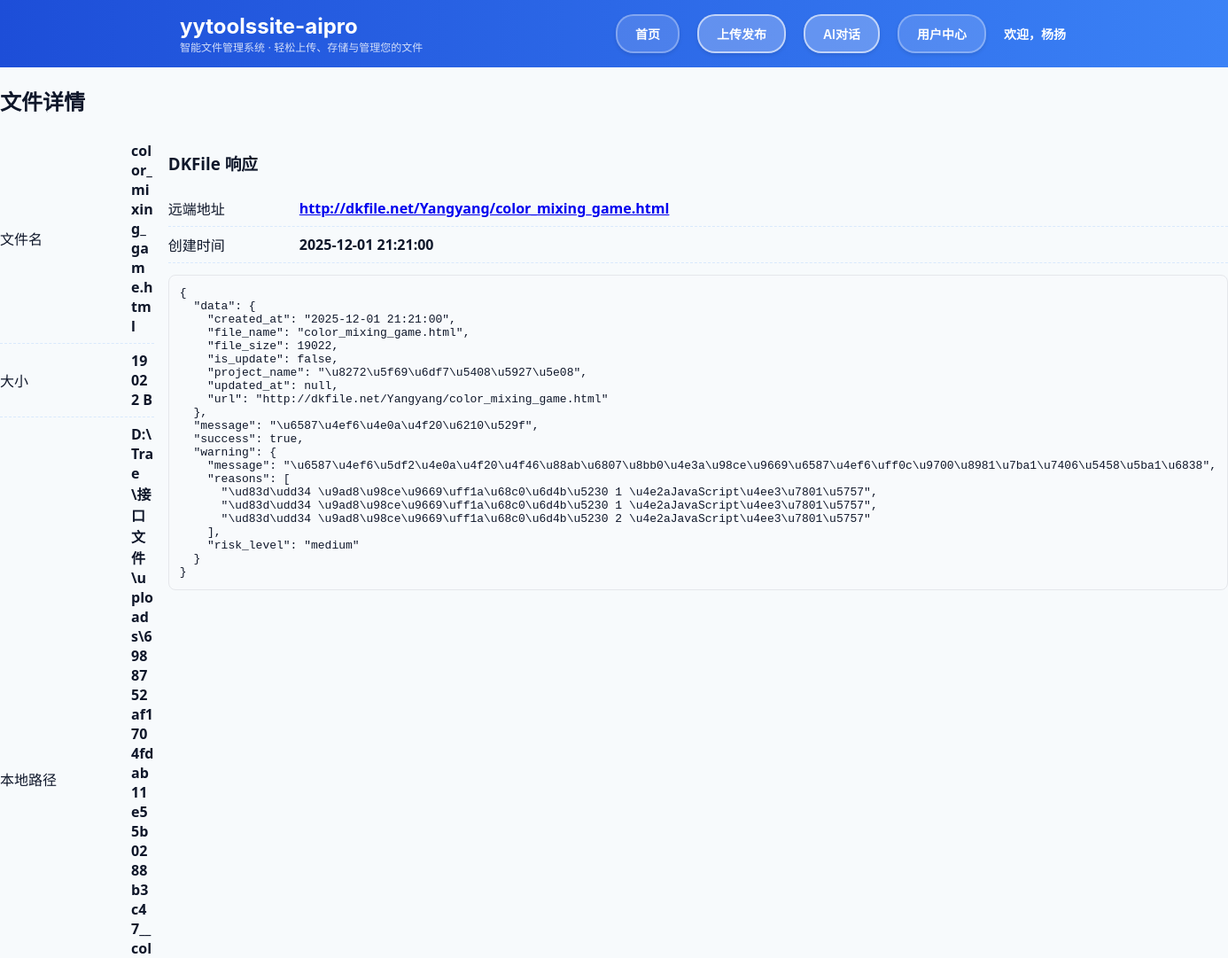
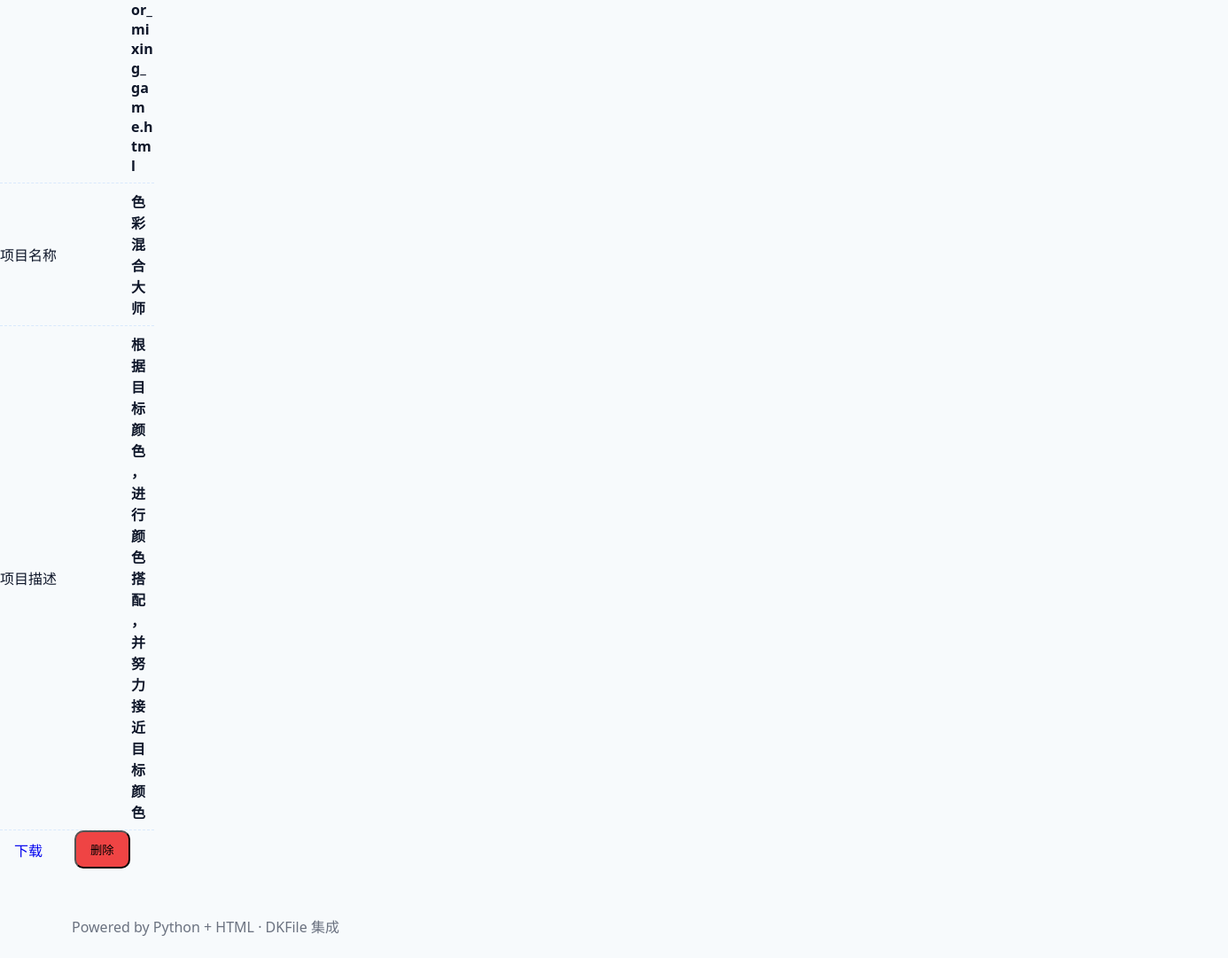
Page /files/6988752af1704fdab11e55b0288b3c47 (signed in) on the committed database (2 pictures, top to bottom).
### tables this page shows
CREATE TABLE files (
                        id TEXT PRIMARY KEY,
                        filename TEXT NOT NULL,
                        stored_name TEXT NOT NULL,
                        path TEXT NOT NULL,
                        size INTEGER NOT NULL,
                        dkfile TEXT,
                        project_name TEXT,
                        project_desc TEXT
                    , user_id TEXT DEFAULT "default_user");

### app.py (the view)
    def decorated_function(*args, **kwargs):
        if 'user_id' not in session:
            return redirect(url_for('login', next=request.url))
        return f(*args, **kwargs)

### app.py (called while the page is built)
def ensure_dirs():
    UPLOAD_DIR.mkdir(parents=True, exist_ok=True)
    DATA_DIR.mkdir(parents=True, exist_ok=True)

def get_db():
    conn = sqlite3.connect(str(DB_FILE))
    conn.row_factory = sqlite3.Row
    return conn

def get_file_by_id(file_id, user_id=None, check_owner=True):
    conn = get_db()
    try:
        if check_owner and user_id:
            row = conn.execute('SELECT * FROM files WHERE id = ? AND user_id = ?', (file_id, user_id)).fetchone()
        else:
            row = conn.execute('SELECT * FROM files WHERE id = ?', (file_id,)).fetchone()
        if row:
            return {"id": row["id"], "filename": row["filename"], "stored_name": row["stored_name"],
                    "path": row["path"], "size": row["size"], "dkfile": json.loads(row["dkfile"] if row["dkfile"] else "null"),
                    "project_name": row["project_name"], "project_desc": row["project_desc"],
                    "user_id": row["user_id"]}
        return None
    finally:
        conn.close()

def log_access(file_id, action, request):
    conn = get_db()
    try:
        user_id = session.get('user_id')
        ip_address = request.remote_addr
        user_agent = request.user_agent.string
        conn.execute('''INSERT INTO access_logs (file_id, user_id, action, ip_address, user_agent)
                        VALUES (?, ?, ?, ?, ?)''',
                    (file_id, user_id, action, ip_address, user_agent))
        conn.commit()
    finally:
        conn.close()

def login_required(f):
    def decorated_function(*args, **kwargs):
        if 'user_id' not in session:
            return redirect(url_for('login', next=request.url))
        return f(*args, **kwargs)
    decorated_function.__name__ = f.__name__
    return decorated_function

@app.get("/files/<file_id>")
@login_required
def file_detail(file_id):
    init_db()
    found = get_file_by_id(file_id, check_owner=False)
    if not found:
        return render_template("detail.html", not_found=True, item=None)
    log_access(file_id, 'view', request)
    return render_template("detail.html", not_found=False, item=found)

@app.after_request
def add_cache_control(response):
    if request.path.endswith('.css') or request.path.endswith('.js'):
        response.headers['Cache-Control'] = 'no-cache, no-store, must-revalidate'
        response.headers['Pragma'] = 'no-cache'
        response.headers['Expires'] = '0'
    return response

### templates/detail.html (shortened to what this page needs)
{% extends 'base.html' %}
{% block content %}
{% if not_found %}
  <div class="empty">未找到文件</div>
{% else %}
  <section class="panel">
    <h2>文件详情</h2>
    <div class="grid">
      <div>
        <div class="kv"><span>文件名</span><strong>{{ item.filename }}</strong></div>
        <div class="kv"><span>大小</span><strong>{{ (item.size or 0) | int }} B</strong></div>
        <div class="kv"><span>本地路径</span><strong>{{ item.path }}</strong></div>
        {% if item.project_name %}
        <div class="kv"><span>项目名称</span><strong>{{ item.project_name }}</strong></div>
        {% endif %}
        {% if item.project_desc %}
        <div class="kv"><span>项目描述</span><strong>{{ item.project_desc }}</strong></div>
        {% endif %}
        <div class="actions">
          <a class="btn" href="{{ url_for('download_local', stored_name=item.stored_name) }}">下载</a>
          <form class="inline" action="{{ url_for('file_delete', file_id=item.id) }}" method="post">
            <button class="btn danger" type="submit" onclick="return confirm('确定要删除这个文件吗？此操作不可恢复。')">删除</button>
          </form>
        </div>
      </div>
      <div>
        <h3>DKFile 响应</h3>
        {% if item.dkfile %}
          {% set d = item.dkfile.data if item.dkfile and item.dkfile.success else None %}
          {% if d and d.url %}
            <div class="kv"><span>远端地址</span><strong><a href="{{ d.url }}" target="_blank">{{ d.url }}</a></strong></div>
            <div class="kv"><span>创建时间</span><strong>{{ d.created_at }}</strong></div>
          {% endif %}
          <pre class="code">{{ item.dkfile | tojson(indent=2) }}</pre>
        {% else %}
          <div class="empty">暂无</div>
        {% endif %}
      </div>
    </div>
  </section>
{% endif %}
{% endblock %}

### static/style.css (style rules this page uses)
:root { --blue-900:#1e3a8a;--blue-700:#1d4ed8;--blue-600:#2563eb;--blue-500:#3b82f6;--blue-300:#93c5fd;--bg:#f7fafc;--card:#ffffff;--text:#0f172a;--muted:#6b7280;--border:#e5e7eb;--shadow:0 8px 20px rgba(17,24,39,.08);--danger:#ef4444 }
* { box-sizing:border-box }
html,body { margin:0;padding:0;background:var(--bg);color:var(--text);font-family:system-ui,-apple-system,Segoe UI,Roboto,Helvetica,Arial,sans-serif }
body { padding:0 !important;margin:0 !important }
.actions { display:flex;gap:12px }
.btn { display:inline-block;text-decoration:none;padding:10px 16px;border-radius:10px;margin-right:8px }
.btn.danger { background:var(--danger) }
.inline { display:inline }
.grid { display:grid;grid-template-columns:1fr 1fr;gap:16px }
.kv { display:grid;grid-template-columns:140px 1fr;align-items:center;gap:8px;padding:8px 0;border-bottom:1px dashed rgba(96,165,250,.2) }
.kv strong { word-break:break-all;overflow-wrap:anywhere }
.kv strong a { word-break:break-all }
.code { background:#f8fafc;border:1px solid var(--border);border-radius:8px;padding:12px;overflow:auto;max-height:360px }

### templates/base.html (style rules this page uses)
* { box-sizing: border-box; }

### rows in the picture
files: filename "color_mixing_game.html", size "19022", path "D:\\Trae\\接口文件\\uploads\\6988752af1704fdab11e55b0288b3c47__color_mixing_game.html", project_name "色彩混合大师", project_desc "根据目标颜色，进行颜色搭配，并努力接近目标颜色"

### other values in the picture
{{ session.username }} "杨扬"
{{ d.url }} "http://dkfile.net/Yangyang/color_mixing_game.html"
{{ d.created_at }} "2025-12-01 21:21:00"
